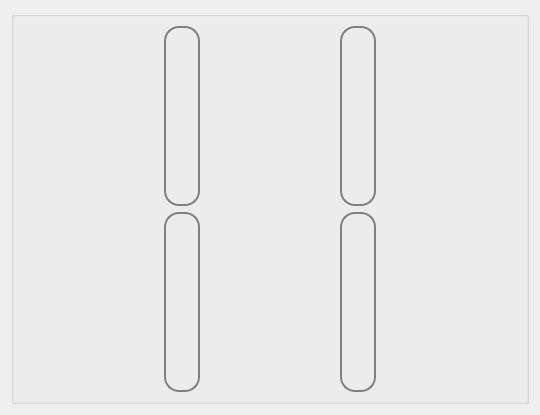
                     <widget class="QWidget" name="menu_molino">
                      <layout class="QGridLayout" name="gridLayout_20">
                       <item row="1" column="1">
                        <widget class="QGroupBox" name="groupBox_12">
                         <property name="styleSheet">
                          <string notr="true"/>
                         </property>
                         <property name="title">
                          <string/>
                         </property>
                         <layout class="QGridLayout" name="gridLayout_22">
                          <property name="leftMargin">
                           <number>150</number>
                          </property>
                          <property name="rightMargin">
                           <number>150</number>
                          </property>
                          <property name="horizontalSpacing">
                           <number>140</number>
                          </property>
                          <item row="1" column="1">
                           <widget class="QPushButton" name="menu_molino_mandibula">
                            <property name="minimumSize">
                             <size>
                              <width>0</width>
                              <height>180</height>
                             </size>
                            </property>
                            <property name="cursor">
                             <cursorShape>PointingHandCursor</cursorShape>
                            </property>
                            <property name="styleSheet">
                             <string notr="true">QPushButton {
	background-image: url(:/images/images/icons/JawCrusher.png);
    background-repeat: no-repeat;
    background-size: cover; /* Puedes ajustar el tamaño */
	border-radius: 15px;
    background-position: center; /* Puedes ajustar la posición */
    /* Otros estilos... */
	
	 border: 1.5px solid #808080; 
    border-radius: 15px;
    box-shadow: 5px 5px 5px rgba(0, 0, 0, 0.5);

	color: rgb(0, 0, 0);
	font: 700 14pt &quot;Georgia&quot;;
text-align: bottom;
}

QPushButton:hover {
  	
	background-color:#EBEBEB;
}
</string>
                            </property>
                            <property name="text">
                             <string/>
                            </property>
                           </widget>
                          </item>
                          <item row="0" column="0">
                           <widget class="QPushButton" name="menu_molino_rodillo">
                            <property name="sizePolicy">
                             <sizepolicy hsizetype="Preferred" vsizetype="Preferred">
                              <horstretch>0</horstretch>
                              <verstretch>0</verstretch>
                             </sizepolicy>
                            </property>
                            <property name="minimumSize">
                             <size>
                              <width>20</width>
                              <height>180</height>
                             </size>
                            </property>
                            <property name="cursor">
                             <cursorShape>PointingHandCursor</cursorShape>
                            </property>
                            <property name="styleSheet">
                             <string notr="true">QPushButton {
	background-image: url(:/images/images/icons/RollerMill.png);
    background-repeat: no-repeat;
    background-size: cover; /* Puedes ajustar el tamaño */
	border-radius: 15px;
    background-position: center; /* Puedes ajustar la posición */
    /* Otros estilos... */
	
	 border: 1.5px solid #808080; 
    border-radius: 15px;
    box-shadow: 5px 5px 5px rgba(0, 0, 0, 0.5);

	color: rgb(0, 0, 0);
	font: 700 14pt &quot;Georgia&quot;;
text-align: bottom;
}

QPushButton:hover {
  	
	background-color:#EBEBEB;
}


</string>
                            </property>
                            <property name="text">
                             <string/>
                            </property>
                           </widget>
                          </item>
                          <item row="1" column="0">
                           <widget class="QPushButton" name="menu_molino_bola">
                            <property name="minimumSize">
                             <size>
                              <width>0</width>
                              <height>180</height>
                             </size>
                            </property>
                            <property name="cursor">
                             <cursorShape>PointingHandCursor</cursorShape>
                            </property>
                            <property name="styleSheet">
                             <string notr="true">QPushButton {
	background-image: url(:/images/images/icons/BallMill.png);
    background-repeat: no-repeat;
    background-size: cover; /* Puedes ajustar el tamaño */
	border-radius: 15px;
    background-position: center; /* Puedes ajustar la posición */
    /* Otros estilos... */
	
	 border: 1.5px solid #808080; 
    border-radius: 15px;
    box-shadow: 5px 5px 5px rgba(0, 0, 0, 0.5);

	color: rgb(0, 0, 0);
	font: 700 14pt &quot;Georgia&quot;;
text-align: bottom;
}

QPushButton:hover {
  	
	background-color:#EBEBEB;
}

</string>
                            </property>
                            <property name="text">
                             <string/>
                            </property>
                           </widget>
                          </item>
                          <item row="0" column="1">
                           <widget class="QPushButton" name="menu_molino_cono">
                            <property name="minimumSize">
                             <size>
                              <width>0</width>
                              <height>180</height>
                             </size>
                            </property>
                            <property name="cursor">
                             <cursorShape>PointingHandCursor</cursorShape>
                            </property>
                            <property name="styleSheet">
                             <string notr="true">QPushButton {
	background-image: url(:/images/images/icons/ConeCrusher.png);
    background-repeat: no-repeat;
    background-size: cover; /* Puedes ajustar el tamaño */
	border-radius: 15px;
    background-position: center; /* Puedes ajustar la posición */
    /* Otros estilos... */
	
	 border: 1.5px solid #808080; 
    border-radius: 15px;
    box-shadow: 5px 5px 5px rgba(0, 0, 0, 0.5);

	color: rgb(0, 0, 0);
	font: 700 14pt &quot;Georgia&quot;;
text-align: bottom;
}

QPushButton:hover {
  	
	background-color:#EBEBEB;
}
</string>
                            </property>
                            <property name="text">
                             <string/>
                            </property>
                           </widget>
                          </item>
                         </layout>
                        </widget>
                       </item>
                      </layout>
                     </widget>
